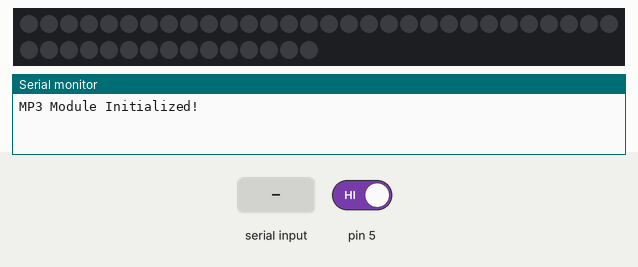
Simulated run of this sketch. Board: Arduino Uno, built with avr-gcc and run on an emulated ATmega328P. Parts: 45 RGB LEDs in strip order, left to right, continuing on the next row, the last lines printed to the serial monitor. The inputs (shaded band) are chosen by the test bench; at power-on: pin 5 HIGH. Dim RGB values are drawn brighter than linear; the audio player accepts every command and is not drawn.

Above: at 2.7 s.
2.8 s: pin 5 driven LOW
At 4.62 s:
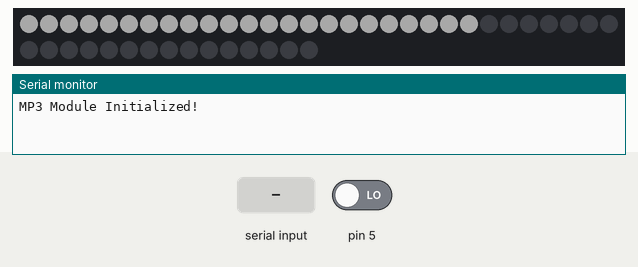
5.6 s: "a\n" received over the second serial link
At 6.04 s:
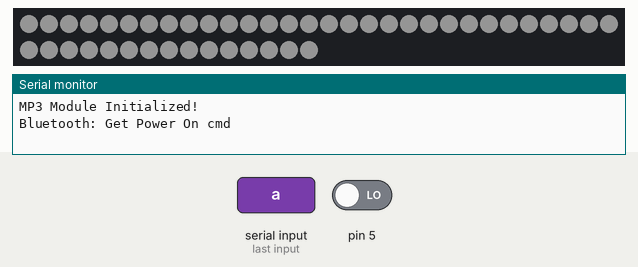
8.6 s: "b\n" received over the second serial link
10.1 s: "1\n" received over the second serial link
Timing chart, 0 to 12.6 s (numbered marks = the images above; inputs shaded):
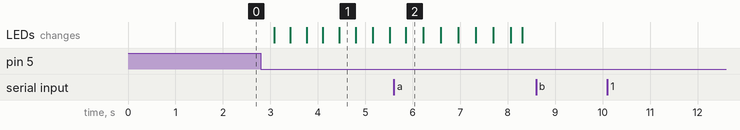

The sketch:

project3.ino
```cpp
#include "DFRobotDFPlayerMini.h"
#include <SoftwareSerial.h>
#include <Adafruit_NeoPixel.h>
#include <MsTimer2.h>


#define PIN        6
#define NUMPIXELS 45
Adafruit_NeoPixel pixels(NUMPIXELS, PIN, NEO_GRB + NEO_KHZ800);
#define DELAYVAL 20 // Time (in milliseconds) to pause between pixels


DFRobotDFPlayerMini player;
SoftwareSerial playerSerial(11, 10);
SoftwareSerial bluetoothSerial(3, 2);


int gPlayVolume = 20;
//bool gIsStarted = false;
bool gIsStarted = true;
byte gPrevData = '\n';

void playLighting()
{
  // GROUP 1 : 0 ~ 6 7개
  // GROUP 2 : 7 ~ 22 15개
  // GROUP 3 : 23 ~ 44 23개

  for(int j=0;j<25;j++)
  {
    for(int i=0; i<7; i++)
    {
      pixels.setPixelColor(i, pixels.Color(70-j, 70-j, 70-j));
      pixels.show();
    }
    delay(35);
  }

  for(int j=0;j<25;j++)
  {
    for(int i=0; i<23; i++)
    {
      pixels.setPixelColor(i, pixels.Color(45-j, 45-j, 45-j));
      pixels.show();
    }
    delay(15);
  }

  for(int j=0;j<20;j++)
  {
    for(int i=0; i<45; i++)
    {
      pixels.setPixelColor(i, pixels.Color(20-j, 20-j, 20-j));
      pixels.show();
    }
    delay(35);
  }
}

void stopLighting()
{
  for(int i=0; i<NUMPIXELS; i++)
  {
    pixels.setPixelColor(i, pixels.Color(0, 0, 0));
    pixels.show();
  }
}

void initSound()
{
  playerSerial.begin(9600);
  delay(200);
  player.begin(playerSerial, false); //Use softwareSerial to communicate with mp3.
  delay(200);
  player.volume(0);  //Set volume value. From 0 to 30
  player.play(1);  //Play the first mp3
  player.enableLoop();
  Serial.println("MP3 Module Initialized!");
}

void playSound()
{
  player.volume(gPlayVolume);
}

void stopSound()
{
  player.volume(0);
}

void bluetoothInterruptFunction()
{
  byte data;
  if (bluetoothSerial.available())
  {
    data = bluetoothSerial.read();

    if(data != '\n')
    {
      gPrevData = data;
      return;
    }

    // Set Volume
    if(gPrevData >= 0x50 && gPrevData <=0x59)
    {
      gPlayVolume = (gPrevData - 0x50) * 3; // 0 ~ 9
      Serial.print("Bluetooth: Get Volume cmd ");
      Serial.println(gPlayVolume);
    }
    // Set Power: ON
    else if(gPrevData == 'a') // 0x61
    {
      gIsStarted = true;
      Serial.println("Bluetooth: Get Power On cmd");
    }
    // Set Power: OFF
    else if(gPrevData == 'b') // // 0x62
    {
      gIsStarted = false;
      Serial.println("Bluetooth: Get Power Off cmd");
    }
    else
    {
      Serial.println("Bluetooth: Unknown cmd");
    }
  }
}


void setup() {
  Serial.begin(9600);
  pixels.begin();
  delay(200);
  initSound();
  delay(200);
  bluetoothSerial.begin(9600); // 블루투스 시리얼
  delay(200);

  pinMode(5, INPUT); // 자석센서
  MsTimer2::set(50, bluetoothInterruptFunction);
  MsTimer2::start();
}

void loop() {
  if(gIsStarted)
  {
    int mag = digitalRead(5);
    if(!mag)
    {
      // 자석감지
      playSound();
      playLighting();
      stopLighting();
      delay(1000);
    }
    else
    {
      stopSound();
      stopLighting();
    }
    delay(100);
    yield;
  }
  else
  {
    stopSound();
    stopLighting();
    delay(100);
    yield;
  }
  delay(100);
  yield;
}
```

Measured:
- after the input at 2.8 s, the LEDs: first change after 0.28 s (image 1 shows a later state)
